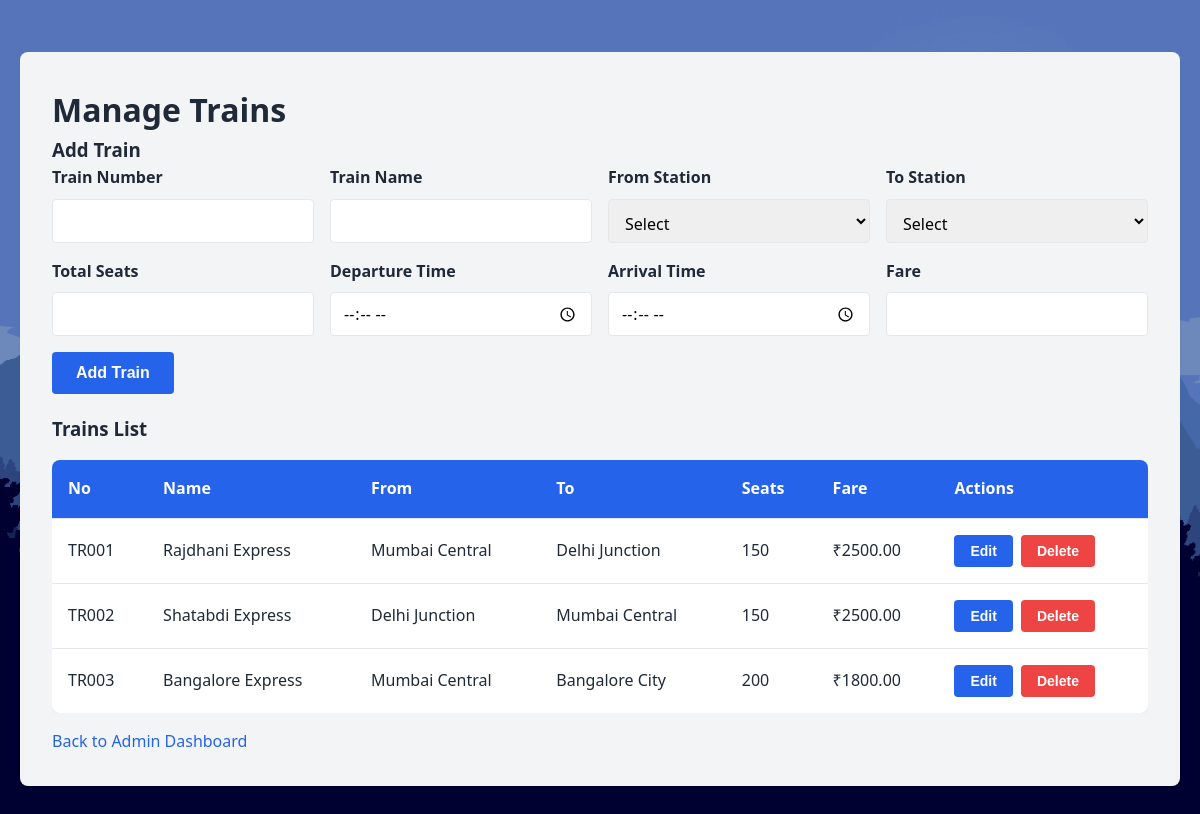
/admin_trains.php (signed in), run on the app's committed database.
### tables this page shows
CREATE TABLE TRAIN (
    TrainID INT PRIMARY KEY AUTO_INCREMENT,
    TrainNumber VARCHAR(20) UNIQUE NOT NULL,
    TrainName VARCHAR(100) NOT NULL,
    FromStation VARCHAR(100) NOT NULL,
    ToStation VARCHAR(100) NOT NULL,
    TotalSeats INT NOT NULL,
    Fare DECIMAL(10, 2) NOT NULL,
    DepartureTime TIME NULL,
    ArrivalTime TIME NULL,
    CreatedAt TIMESTAMP DEFAULT CURRENT_TIMESTAMP,
    FOREIGN KEY (FromStation) REFERENCES STATION(StationName),
    FOREIGN KEY (ToStation) REFERENCES STATION(StationName)
);

### admin_trains.php (the view, shortened to what this page needs)
<?php
$servername = "localhost";
$username = "root";
$password = "";
$dbname = "train_booking";
$conn = new mysqli($servername, $username, $password, $dbname);
mysqli_query($conn, "ALTER TABLE TRAIN ADD COLUMN IF NOT EXISTS ArrivalTime TIME NULL, ADD COLUMN IF NOT EXISTS DepartureTime TIME NULL");
$trains = mysqli_query($conn, "SELECT * FROM TRAIN ORDER BY TrainNumber");
?>
<!DOCTYPE html>
<html>
<head>
    <link rel="stylesheet" href="style.css">
</head>
<body>
    <div class="container">
        <div class="section">
            <h1 class="section-title">Manage Trains</h1>
            <h3>Add Train</h3>
            <form method="POST" action="">
                <div class="form-grid">
                    <div class="form-group">
                        <label>Train Number</label>
                        <input name="train_number" required>
                    </div>
                    <div class="form-group">
                        <label>Train Name</label>
                        <input name="train_name" required>
                    </div>
                    <div class="form-group">
                        <label>From Station</label>
                        <select name="from_station">
                            <option value="">Select</option>
                        </select>
                    </div>
                    <div class="form-group">
                        <label>To Station</label>
                        <select name="to_station">
                            <option value="">Select</option>
                        </select>
                    </div>
                    <div class="form-group">
                        <label>Total Seats</label>
                        <input name="total_seats" type="number" min="1" required>
                    </div>
                    <div class="form-group">
                        <label>Departure Time</label>
                        <input name="departure_time" type="time">
                    </div>
                    <div class="form-group">
                        <label>Arrival Time</label>
                        <input name="arrival_time" type="time">
                    </div>
                    <div class="form-group">
                        <label>Fare</label>
                        <input name="fare" type="number" step="0.01" min="0" required>
                    </div>
                </div>
                <div style="margin-top:12px;"><button class="btn btn-primary" name="add_train" type="submit">Add Train</button></div>
            </form>
            <h3 style="margin-top:20px;">Trains List</h3>
            <div class="table-responsive">
                <table class="table">
                    <thead><tr><th>No</th><th>Name</th><th>From</th><th>To</th><th>Seats</th><th>Fare</th><th>Actions</th></tr></thead>
                    <tbody>
                        <?php mysqli_data_seek($trains,0); if (mysqli_num_rows($trains)>0) { while ($t = mysqli_fetch_assoc($trains)) { echo '<tr>';
                            echo '<td>'.htmlspecialchars($t['TrainNumber']).'</td>';
                            echo '<td>'.htmlspecialchars($t['TrainName']).'</td>';
                            echo '<td>'.htmlspecialchars($t['FromStation']).'</td>';
                            echo '<td>'.htmlspecialchars($t['ToStation']).'</td>';
                            echo '<td>'.htmlspecialchars($t['TotalSeats']).'</td>';
                            echo '<td>₹'.htmlspecialchars($t['Fare']).'</td>';
                            echo '<td><div class="action-buttons">';
                            echo '<button class="btn btn-small btn-primary" onclick="openEdit('.$t['TrainID'].',\''.addslashes($t['TrainName']).'\','.$t['TotalSeats'].','.$t['Fare'].')">Edit</button>';
                            echo '<form method="POST" style="display:inline;margin-left:8px;"><input type="hidden" name="train_id" value="'.$t['TrainID'].'"><button class="btn btn-small btn-danger" name="delete_train" onclick="return confirm(\'Delete train?\')">Delete</button></form>';
                            echo '</div></td>';
                            echo '</tr>'; } } else { echo '<tr><td colspan="7">No trains</td></tr>'; } ?>
                    </tbody>
                </table>
            </div>
            <p style="margin-top:12px;"><a href="admin_dashboard.php">Back to Admin Dashboard</a></p>
        </div>
    </div>
</body>
</html>

### style.css (style rules this page uses)
* { margin: 0; padding: 0; box-sizing: border-box; }
:root { --primary-color: #2563eb; --secondary-color: #1e40af; --success-color: #10b981; --danger-color: #ef4444; --warning-color: #f59e0b; --light-gray: #f3f4f6; --dark-gray: #4b5563; --text-color: #1f2937; --border-color: #e5e7eb; }
body { font-family: 'Segoe UI', Tahoma, Geneva, Verdana, sans-serif; color: var(--text-color); background-image: url('rail.gif'); background-size: cover; background-attachment: fixed; background-repeat: no-repeat; background-position: center center; line-height: 1.6; }
.container { max-width: 1200px; margin: 0 auto; padding: 0 20px; }
.section { margin: 2rem 0; padding: 2rem; background-color: var(--light-gray); border-radius: 8px; box-shadow: 0 1px 3px rgba(0, 0, 0, 0.05); }
.form-grid { display: grid; grid-template-columns: repeat(auto-fit, minmax(250px, 1fr)); gap: 1rem; margin-bottom: 1rem; }
.form-group { display: flex; flex-direction: column; }
.form-group label { margin-bottom: 0.5rem; font-weight: 600; color: var(--text-color); }
.form-group input, .form-group select, .form-group textarea { padding: 0.75rem; border: 1px solid var(--border-color); border-radius: 4px; font-size: 1rem; font-family: inherit; transition: border-color 0.3s ease, box-shadow 0.3s ease; }
.form-group input, .form-group select { height: 44px; }
.btn { padding: 0.75rem 1.5rem; border: none; border-radius: 4px; font-size: 1rem; cursor: pointer; transition: all 0.3s ease; font-weight: 600; text-decoration: none; display: inline-block; }
.btn-primary { background-color: var(--primary-color); color: white; }
.btn-small { padding: 0.5rem 1rem; font-size: 0.875rem; }
.btn-danger { background-color: var(--danger-color); color: white; }
.table-responsive { overflow-x: auto; margin: 1rem 0; }
.table { width: 100%; border-collapse: collapse; background: white; box-shadow: 0 1px 3px rgba(0, 0, 0, 0.05); border-radius: 8px; overflow: hidden; }
.table thead { background-color: var(--primary-color); color: white; }
.table th, .table td { padding: 1rem; text-align: left; border-bottom: 1px solid var(--border-color); }
.table tbody tr:last-child td { border-bottom: none; }
a { color: var(--primary-color); text-decoration: none; transition: color 0.3s ease; }

### admin_trains.php (style rules this page uses)
.container { padding:20px; }

### data on the page
train: TrainNumber "TR001", TrainName "Rajdhani Express", FromStation "Mumbai Central", ToStation "Delhi Junction", TotalSeats "150", Fare "2500.00"
train: TrainNumber "TR002", TrainName "Shatabdi Express", FromStation "Delhi Junction", ToStation "Mumbai Central", TotalSeats "150", Fare "2500.00"
train: TrainNumber "TR003", TrainName "Bangalore Express", FromStation "Mumbai Central", ToStation "Bangalore City", TotalSeats "200", Fare "1800.00"
